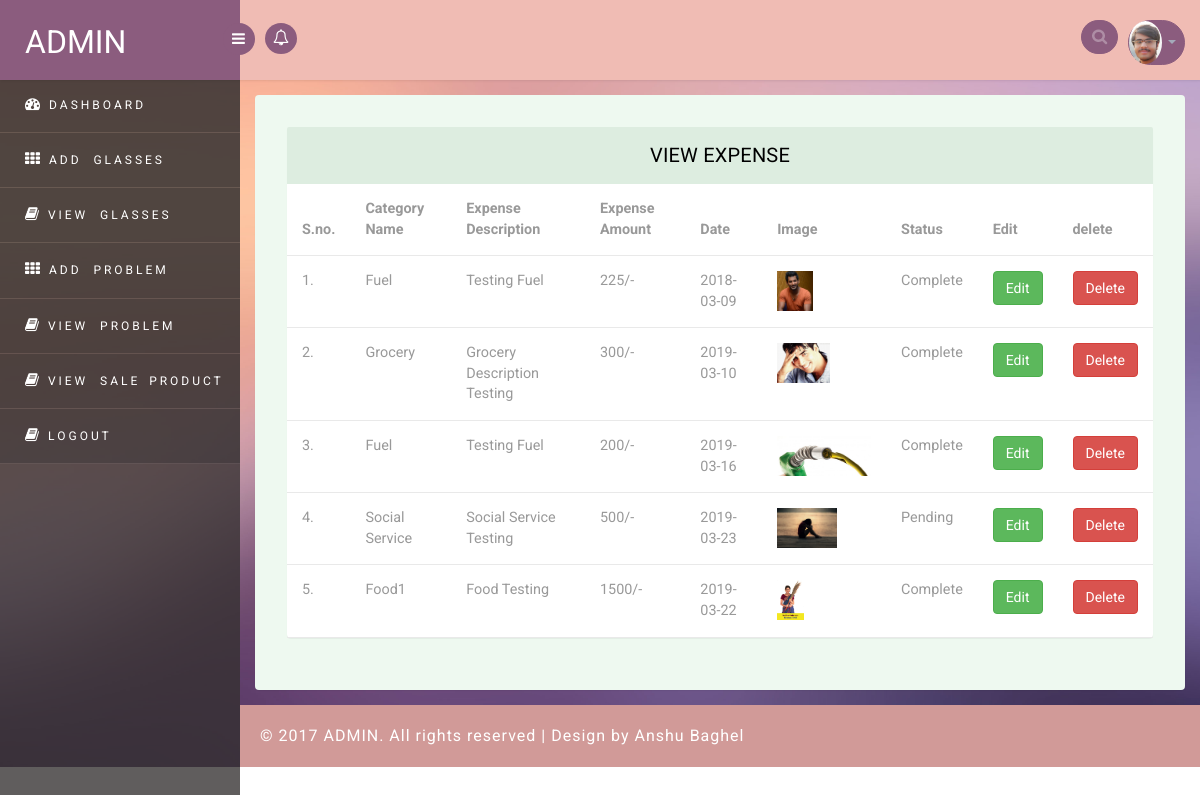
The app's page /admin/view_expence.php (signed in) with its own data.
### tables this page shows
CREATE TABLE `expence` (
  `exid` int(3) NOT NULL,
  `catid` int(3) NOT NULL,
  `date` varchar(30) NOT NULL,
  `amount` varchar(110) NOT NULL,
  `discription` text NOT NULL,
  `image` varchar(20) NOT NULL,
  `status` varchar(40) NOT NULL,
  `ramain` varchar(80) NOT NULL DEFAULT '0',
  `due_date` varchar(50) NOT NULL,
  `userid` int(3) NOT NULL
);

CREATE TABLE `category` (
  `catid` int(3) NOT NULL,
  `name` varchar(300) NOT NULL,
  `discription` varchar(600) NOT NULL,
  `userid` int(3) NOT NULL
);

### admin/dbconfig.php (called while the page is built, shortened)
<?php
function select($query)
{
	$cid=mysqli_connect(server,user,password,database) or die("connection error");
	$result=mysqli_query($cid,$query);
	return $result;
}
?>

### admin/view_expence.php (the view, shortened to what this page needs)
<?php require_once"dbconfig.php";
?>
<!DOCTYPE html>
<head>
<link rel="stylesheet" href="css/bootstrap.min.css" >
<link href="css/style.css" rel='stylesheet' type='text/css' />
<link href="css/style-responsive.css" rel="stylesheet"/>
<link rel="stylesheet" href="css/font.css" type="text/css"/>
<link href="css/font-awesome.css" rel="stylesheet">
</head>
<body>
<section id="container">
<header class="header fixed-top clearfix">
<div class="brand">
    <a href="index.php" class="logo">
        ADMIN
    </a>
    <div class="sidebar-toggle-box">
        <div class="fa fa-bars"></div>
    </div>
</div>
<?php include"nav_top.php";?>
</header>
<?php include"sidebar.php";?>
<section id="main-content">
	<section class="wrapper">
		<div class="table-agile-info">
 <div class="panel panel-default">
    <div class="panel-heading">
     VIEW EXPENSE
    </div>
    <div>
      <table class="table" ui-jq="footable" ui-options='{
        "paging": {
          "enabled": true
        },
        "filtering": {
          "enabled": true
        },
        "sorting": {
          "enabled": true
        }}'>
        <thead>
          <tr>
            <th data-breakpoints="xs">S.no.</th>
            <th>Category Name</th>
            <th data-breakpoints="xs">Expense Description</th>
            <th data-breakpoints="xs">Expense Amount</th>
            <th data-breakpoints="xs">Date</th>
            <th data-breakpoints="xs">Image</th>
            <th data-breakpoints="xs">Status</th>
            <th>Edit</th>
            <th>delete</th>
             </tr>
        </thead>
        <tbody>
		<?php
		$n=1;
		$result=select("SELECT * FROM `expence` INNER JOIN category on expence.catid=category.catid WHERE category.userid='".$_SESSION['userid']."'");
		while($r=mysqli_fetch_array($result))
		{
			extract($r);
		?>
          <tr data-expanded="true">
            <td><?=$n;?>.</td>
            <td><?=ucwords($name)?></td>
            <td><?=ucwords($discription)?></td>
            <td><?=$amount?>/-</td>
            <td><?=$date?></td>
            <td><img src="images/<?=$image?>" style="height:40px"></td>
            <td><?=ucwords($status)?></td>
            <td><a href="expence_edit.php?id=<?=$r[0]?>" style="color:white"><button class="btn btn-success">Edit</a></button></td>
            <td><a href="expence_delete.php?id=<?=$r[0]?>" style="color:white"><button class="btn btn-danger">Delete</a></button></td>
          </tr>
          <?php
		$n++;
		}
		  ?>
        </tbody>
      </table>
    </div>
  </div>
</div>
</section>
		  <div class="footer">
			<div class="wthree-copyright">
			  <p>© 2017 ADMIN. All rights reserved | Design by Anshu Baghel</p>
			</div>
		  </div>
</section>
</section>
</body>
</html>

### admin/css/style.css (style rules this page uses)
p { margin: 0; }
html, body { font-family: 'Roboto', sans-serif; font-size: 100%; overflow-x: hidden; background: url(../images/bg.jpg) no-repeat 0px 0px; background-size:cover; }
body a { transition: 0.5s all ease; -webkit-transition: 0.5s all ease; -moz-transition: 0.5s all ease; -o-transition: 0.5s all ease; -ms-transition: 0.5s all ease; text-decoration:none; }
p { margin:0; }
#main-content { margin-left:240px; -webkit-transition:all .3s ease-in-out; -moz-transition:all .3s ease-in-out; -o-transition:all .3s ease-in-out; transition:all .3s ease-in-out; }
.footer { background: #d19a98; padding: 20px; }
.footer p { color: #fff; letter-spacing: 1px; }
.header { left:0; right:0; z-index:1002; background:rgb(240, 188, 180); -webkit-transition:all .3s ease-in-out; -moz-transition:all .3s ease-in-out; -o-transition:all .3s ease-in-out; transition:all .3s ease-in-out; }
.fixed-top { position:fixed; box-shadow:1px 0 3px rgba(0,0,0,.15); }
.wrapper { display:inline-block; margin-top:80px; padding:15px; width:100%; }
.brand { background:#8b5c7e; float:left; width:240px; height:80px; position:relative; }
a.logo { font-size:32px; color:#fff; float:left; margin:20px 0 0 25px; text-transform:uppercase; }
.sidebar-toggle-box { float:left; margin-top:23px; margin-left:-15px; background:#8b5c7e; border-radius:50%; -webkit-border-radius:50%; width:32px; height:32px; position:absolute; right:-15px; }
.sidebar-toggle-box .fa-bars { cursor:pointer; display:inline-block; font-size:15px; padding:8px 8px 8px 9px; color:#fff; }
.panel-heading { position: relative; height: 57px; line-height: 57px; letter-spacing: 0.2px; color: #000; font-size: 18px; font-weight: 400; padding: 0 16px; background:#ddede0; border-top-right-radius: 2px; border-top-left-radius: 2px; text-transform: uppercase; text-align: center; }
.panel { border: none ! important; }
.table>thead>tr>th { border-bottom: 1px solid #e1ab91 ! important; }
.table>tbody>tr>td, .table>tbody>tr>th, .table>tfoot>tr>td, .table>tfoot>tr>th, .table>thead>tr>td, .table>thead>tr>th { border-bottom: 1px solid #e9e9e9 ! important; }
.table > thead > tr > th, .table > tbody > tr > th, .table > tfoot > tr > th, .table > thead > tr > td, .table > tbody > tr > td, .table > tfoot > tr > td { border-top: none !important; }
.table td, .table>tbody>tr>td, .table>tbody>tr>th, .table>tfoot>tr>td, .table>tfoot>tr>th, .table>thead>tr>td, .table>thead>tr>th { padding: 15px!important; }
.table > thead > tr > th, .table > tbody > tr > th, .table > tfoot > tr > th, .table > thead > tr > td, .table > tbody > tr > td, .table > tfoot > tr > td { font-size: 0.9em; color: #999; border-top: none !important; }
.table-agile-info { background: #eef9f0; padding: 2em; border-radius: 4px; -webkit-box-shadow: 0 1px 1px rgba(0,0,0,.05); box-shadow: 0 1px 1px rgba(0,0,0,.05); }
.panel-default>.panel-heading { color: #000000 ! important; background-color: #ddede0 ! important; border-color: #ddede0 ! important; font-size: 20px; }

### records on screen
expence: catid.name "Fuel", catid.discription "Testing Fuel", amount "225", date "2018-03-09", image (picture), status "Complete"
expence: catid.name "Grocery", catid.discription "Grocery Description Testing", amount "300", date "2019-03-10", image (picture), status "Complete"
expence: catid.name "Fuel", catid.discription "Testing Fuel", amount "200", date "2019-03-16", image (picture), status "Complete"
expence: catid.name "Social Service", catid.discription "Social Service Testing", amount "500", date "2019-03-23", image (picture), status "Pending"
expence: catid.name "Food1", catid.discription "Food Testing", amount "1500", date "2019-03-22", image (picture), status "Complete"
